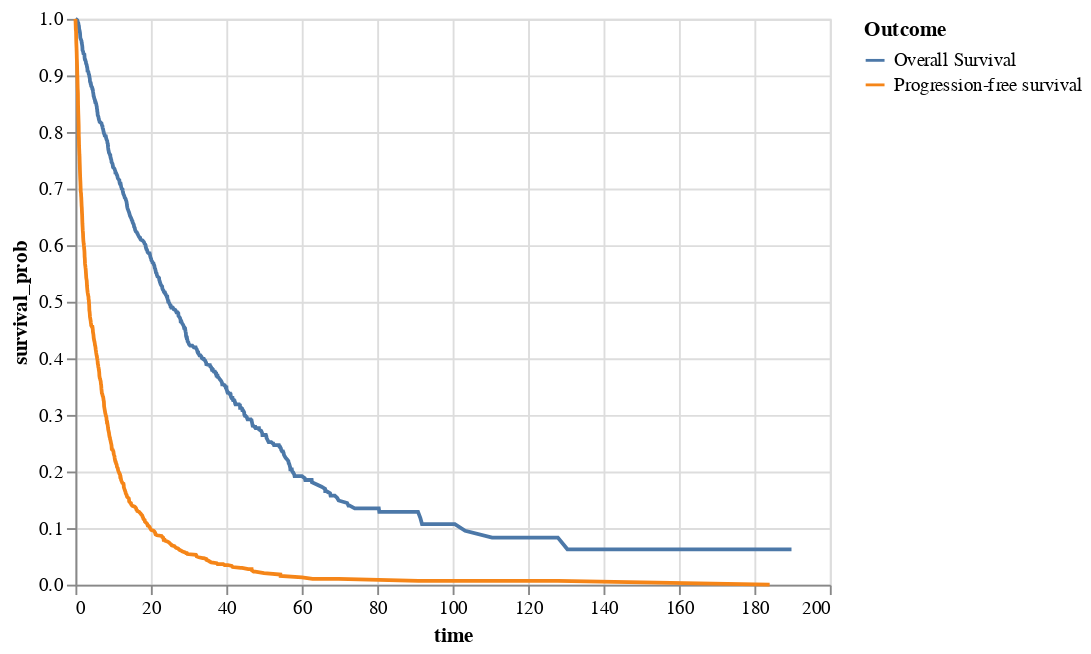

Notebook code cell kept with this figure:
### Code cell
data = cancer_idx
df_melted2 = pd.melt(
    data, 
    id_vars=["record_id", 'stage_dx', 'tt_os_dx_mos', 'tt_pfs_i_or_m_adv_mos'],
    value_vars=['os_dx_status', 'pfs_i_or_m_adv_status'],
    var_name="outcome_type",
    value_name="event_occurred"
)

# df_melted2["time_till_progression"] = df_melted2['tt_os_dx_mos']

df_melted2["time_till_event"] = df_melted2.apply(lambda x: x["tt_pfs_i_or_m_adv_mos"] if x["outcome_type"] == "pfs_i_or_m_adv_status" else x["tt_os_dx_mos"], axis=1)

df_melted2.drop(["tt_os_dx_mos", "tt_pfs_i_or_m_adv_mos"], axis=1, inplace = True)

df_melted2 = df_melted2.dropna(subset = ['event_occurred', 'time_till_event', 'stage_dx'])

from lifelines import KaplanMeierFitter
# Define a list of unique combinations of stage_dx and outcome_type
unique_combinations = [(stage, out_type) for stage in df_melted2['stage_dx'].unique()
                       for out_type in df_melted2['outcome_type'].unique()]

# Initialize a dictionary to store the fitted Kaplan-Meier models
kmf_dict = {}

# Loop over the unique combinations of stage_dx and outcome_type
for stage, out_type in unique_combinations:
    
    # Select the data for the current combination of stage_dx and outcome_type
    mask = (df_melted2['stage_dx'] == stage) & (df_melted2['outcome_type'] == out_type)
    data = df_melted2.loc[mask, ['time_till_event', 'event_occurred']].dropna()
    
    # Check if there are enough observations for reliable estimation
    if len(data) >= 10:
        
        # Fit the Kaplan-Meier model and store it in the dictionary
        kmf = KaplanMeierFitter()
        kmf.fit(data['time_till_event'], data['event_occurred'], label=f'{stage} ({out_type})')
        kmf_dict[(stage, out_type)] = kmf

survival_df = pd.DataFrame()
for (stage, out_type), kmf in kmf_dict.items():
    mask = (df_melted2['stage_dx'] == stage) & (df_melted2['outcome_type'] == out_type)
    survival_prob = kmf.survival_function_
    survival_prob.columns = ['survival_prob']
    survival_prob['stage_dx'] = stage
    survival_prob['out_type'] = out_type
    survival_prob['time'] = survival_prob.index
    survival_df = pd.concat([survival_df, survival_prob], axis=0)
    
stage_options = sorted(df_melted2['stage_dx'].unique())
selection = alt.selection_single(
    fields=['stage_dx'], 
    bind=alt.binding_select(options=stage_options, 
                            name='Select Stage'),
     init={'stage_dx': 'Stage IV'}
)


alt_chart = alt.Chart(survival_df).mark_line().encode(
    x='time:Q',
    y='survival_prob:Q',
    color=alt.Color('out_type:N', legend=alt.Legend(title='Outcome',  labelExpr="{'os_dx_status': 'Overall Survival', 'pfs_i_or_m_adv_status': 'Progression-free survival'}[datum.label]"))
).add_selection(
    selection
).transform_filter(
    selection
)

alt.data_transformers.enable('default', max_rows=10000)

# display the plot
alt_chart

### Figure 1 — Vega-Lite specification as saved in the notebook (floating-point values rounded to 4 significant figures; data arrays with more than 128 entries replaced by an {"elided": "..."} marker saying what was removed)
{"config": {"view": {"continuousWidth": 400, "continuousHeight": 300}}, "data": {"name": "data-f1dd73daeab68c21418b5c3ff466e0f3"}, "mark": "line", "encoding": {"color": {"field": "out_type", "legend": {"labelExpr": "{'os_dx_status': 'Overall Survival', 'pfs_i_or_m_adv_status': 'Progression-free survival'}[datum.label]", "title": "Outcome"}, "type": "nominal"}, "x": {"field": "time", "type": "quantitative"}, "y": {"field": "survival_prob", "type": "quantitative"}}, "selection": {"selector017": {"type": "single", "fields": ["stage_dx"], "bind": {"input": "select", "options": ["Stage I", "Stage I-III NOS", "Stage II", "Stage III", "Stage IV"], "name": "Select Stage"}, "init": {"stage_dx": "Stage IV"}}}, "transform": [{"filter": {"selection": "selector017"}}], "$schema": "https://vega.github.io/schema/vega-lite/v4.17.0.json", "datasets": {"data-f1dd73daeab68c21418b5c3ff466e0f3": {"elided": "2386 records"}}}
